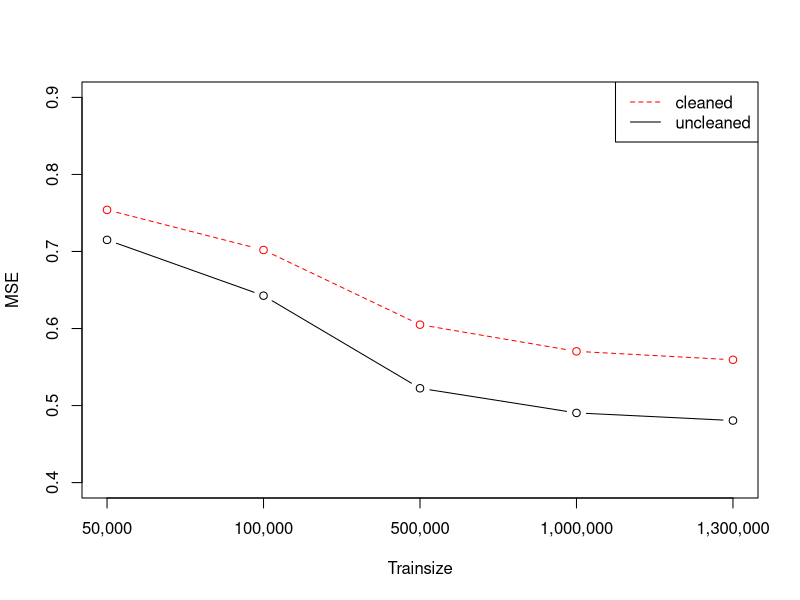
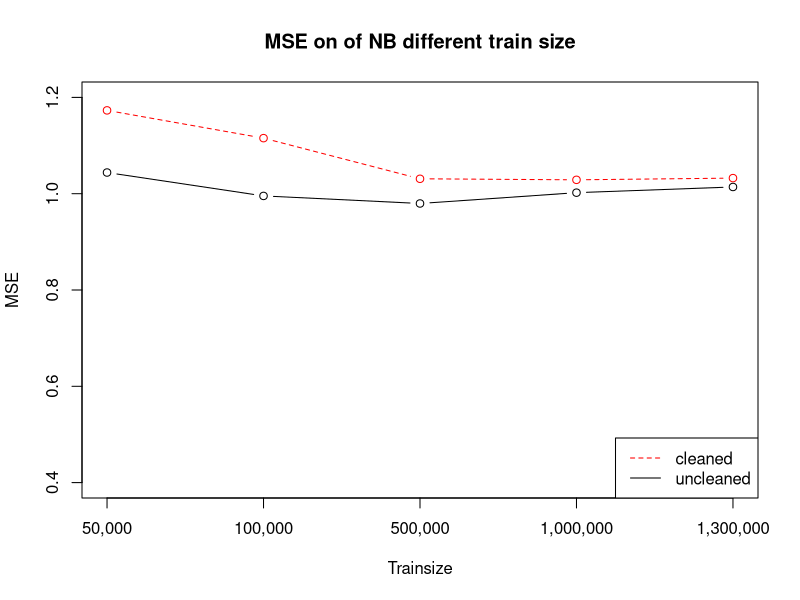
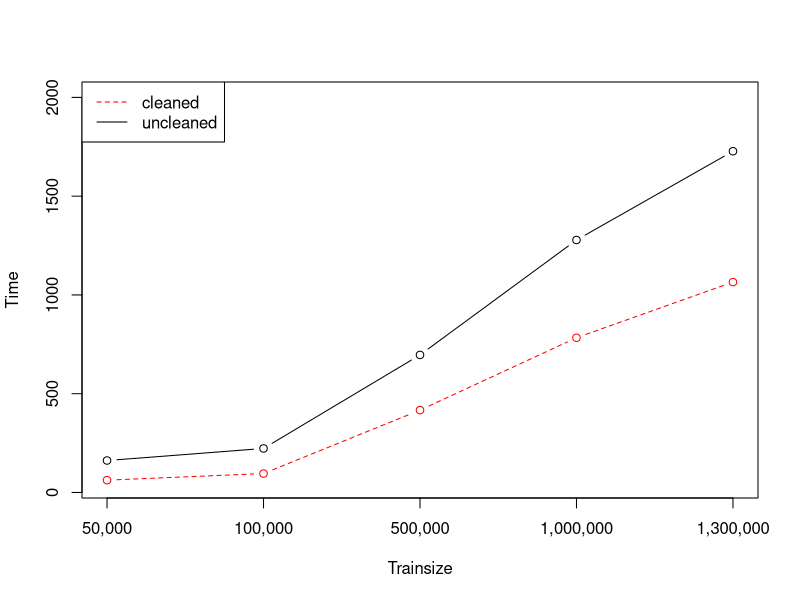
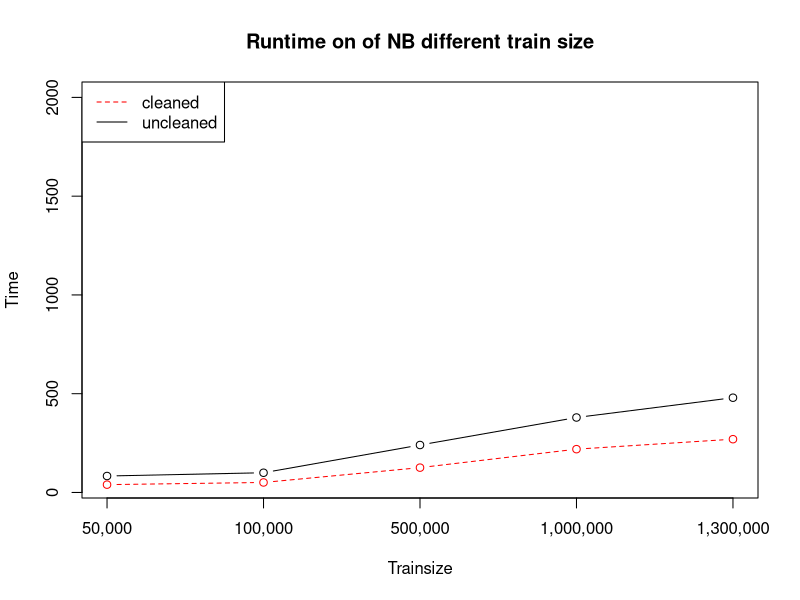
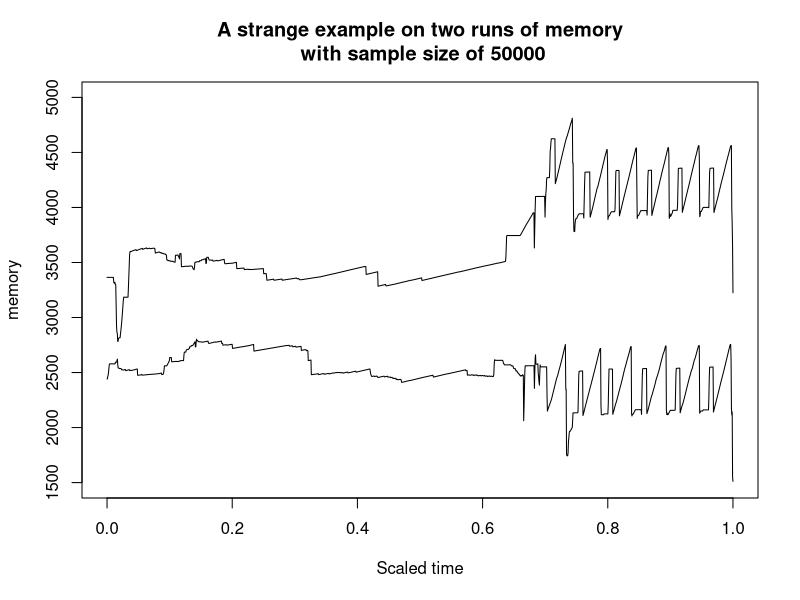

Recreate these plots in R, in order. (Note: this script raises an error after producing the figures.)
# Drawing plots
rm(list = ls())
size = c("50,000", "100,000", "500,000", "1,000,000", "1,300,000")

# nbsvm mse and runtime
mse_nbsvm = c(0.7150445680609622,
        0.6426286404267321,
        0.5224403414518084,
        0.4904429653903459,
        0.4805430293789442)

runtime_nbsvm = c(164.34093689918518,
         229.50440788269043,
         701.6827099323273,
         1274.3079099655151,
         1810.5344378948212)

mse_nbsvm = rbind(mse_nbsvm,
            c(0.7150467476547174,
              0.6426303992865129,
              0.5224398920657443,
              0.49044258786664274,
              0.48054297755102626)
            )

runtime_nbsvm = rbind(runtime_nbsvm,
                c(159.19883584976196,
                  216.22107005119324,
                  691.0111610889435,
                  1281.946286201477,
                  1644.5932247638702)
                )

mse_nbsvm_clean = c(0.7540073401451344,
              0.7019338743208169,
              0.6050078373744816,
              0.5703639850663288,
              0.5594166814458159)

runtime_nbsvm_clean = c(62.340609073638916,
                  95.78064584732056,
                  416.80766677856445,
                  783.3386092185974,
                  1065.070950269699)

max_memory_nbsvm_clean = c(3556.1328125,
                           4016.16796875,
                           4883.0625,
                           6889.4453125,
                           8415.2421875)

# nb mse and runtime
mse_nb_clean = c(1.17307,
           1.11541,
           1.0309766666666667,
           1.02883,
           1.0323966666666666)

runtime_nb_clean = c(39.61942267417908,
               50.65673112869263,
               125.707590341568,
               219.24542045593262,
               269.718519449234)

max_memory_nb_clean = c(3346.27734375,
                        3552.890625,
                        5202.78515625,
                        7011.89453125,
                        8056.6328125)

mse_nb = c(1.0439866666666666,
           0.9953933333333334,
           0.9796866666666667,
           1.00215,
           1.0139866666666666)

runtime_nb = c(83.33110427856445,
               99.85633492469788,
               240.28191924095154,
               379.5233881473541,
               479.7275142669678)

max_memory_nb = c(3934.06640625,
                  4130.7109375,
                  5563.7578125,
                  8241.3125,
                  9699.23046875)


# LSTM mse and runtime
mse_lstm = c(1.40391,
             0.971385,
             0.624521,
             0.507794,
             0.358527)

runtime_lstm = c(831.241733,
                 1386.662537,
                 5965.158794,
                 11154.41401,
                 14388.01753)

max_memory_lstm = c(4279.773438,
                    3417.707031,
                    7244.527344,
                    9501.976563,
                    11828.60938)

# logistic regression data
logit = read.csv("./logit_result.csv")


# comparison between cleaned and uncleaned data
# it is interesting that the cleaned data does worse
plot(1:5,apply(mse_nbsvm,2,mean), type = 'b', main=NULL, xlab="Trainsize", ylab="MSE",
     ylim = c(0.4,0.9), xaxt="n")
axis(1, at=1:5, labels=size)
lines(1:5,mse_nbsvm_clean, type = 'b', col="red", lty=2)
legend("topright",legend=c("cleaned","uncleaned"), col=c("red","black"),lty=c(2,1))

plot(1:5,mse_nb, type = 'b', main="MSE on of NB different train size", xlab="Trainsize", ylab="MSE",
     ylim = c(0.4,1.2), xaxt="n")
axis(1, at=1:5, labels=size)
lines(1:5,mse_nb_clean, type = 'b', col="red", lty=2)
legend("bottomright",legend=c("cleaned","uncleaned"), col=c("red","black"),lty=c(2,1))

# runtime
plot(1:5,apply(runtime_nbsvm,2,mean), type = 'b', main=NULL, xlab="Trainsize", 
     ylim=c(50,2000), ylab="Time", xaxt="n")
axis(1, at=1:5, labels=size)
lines(1:5,runtime_nbsvm_clean, type = 'b', col="red", lty=2)
legend("topleft",legend=c("cleaned","uncleaned"), col=c("red","black"),lty=c(2,1))

plot(1:5,runtime_nb, type = 'b', main="Runtime on of NB different train size", xlab="Trainsize", 
     ylim=c(50,2000), ylab="Time", xaxt="n")
axis(1, at=1:5, labels=size)
lines(1:5,runtime_nb_clean, type = 'b', col="red", lty=2)
legend("topleft",legend=c("cleaned","uncleaned"), col=c("red","black"),lty=c(2,1))

# scaled memory usage
memory_nbsvm1=(read.table("./NBSVM_memory/nbsvm0.txt",sep=","))
memory_nbsvm2=read.table("./NBSVM_memory/nbsvm_new0.txt",sep=",")
memory_nbsvm_clean=read.table("./NBSVM_memory/nbsvm_new_clean0.txt",sep=",")
memory_nb_clean=read.table("./NB_memory/nb0.txt",sep=",")

plot(seq(0,1,length.out = dim(memory_nbsvm1)[1]),t(memory_nbsvm1), type = 'l', ylim = c(1500,5000),
     main="A strange example on two runs of memory\n with sample size of 50000",
     ylab="memory",xlab = 'Scaled time')
lines(seq(0,1,length.out = dim(memory_nbsvm2)[1]),t(memory_nbsvm2))
lines(seq(0,1,length.out = dim(memory_nbsvm3)[1]),t(memory_nbsvm3))
lines(seq(0,1,length.out = dim(memory_nb)[1]),t(memory_nb))

# comparison between different methods

# mse
plot(1:5,mse_nbsvm_clean, type = 'b', main=NULL, xlab="Trainsize", ylab="MSE",
     ylim = c(0.3,1.5), xaxt="n")
axis(1, at=1:5, labels=size)
lines(1:5,mse_nb_clean, type = 'b', col="red", lty=2)
lines(1:5,mse_lstm, type = 'b', col="deepskyblue2", lty = 3)
lines(1:5,logit$MSE, type = 'b', col="darkblue", lty = 4)
legend("topright",legend=c("LR","LSTM","NB","NBSVM"),
       col=c("darkblue","deepskyblue2","red","black"),lty=c(4,3,2,1))

# time
plot(1:5,runtime_nbsvm_clean, type = 'b', main=NULL, xlab="Trainsize", 
     ylim=c(50,15000), ylab="Time(s)", xaxt="n")
axis(1, at=1:5, labels=size)
lines(1:5,runtime_nb_clean, type = 'b', col="red", lty=2)
lines(1:5,runtime_lstm, type = 'b', col="deepskyblue2", lty = 3)
lines(1:5,logit$Time.sec., type = 'b', col="darkblue", lty = 4)
legend("topleft",legend=c("LR","LSTM","NB","NBSVM"),
       col=c("darkblue","deepskyblue2","red","black"),lty=c(4,3,2,1))

# memory
plot(1:5,max_memory_nbsvm_clean, type = 'b', main=NULL, xlab="Trainsize", 
      ylab="Memory(MB)", xaxt="n",ylim = c(1000,12000))
axis(1, at=1:5, labels=size)
lines(1:5,max_memory_nb_clean, type = 'b', col="red", lty=2)
lines(1:5,max_memory_lstm, type = 'b', col="deepskyblue2", lty = 3)
lines(1:5,logit$Maximum.memory.usage, type = 'b', col="darkblue", lty = 4)
legend("topleft",legend=c("LR","LSTM","NB","NBSVM"),
       col=c("darkblue","deepskyblue2","red","black"),lty=c(4,3,2,1))
